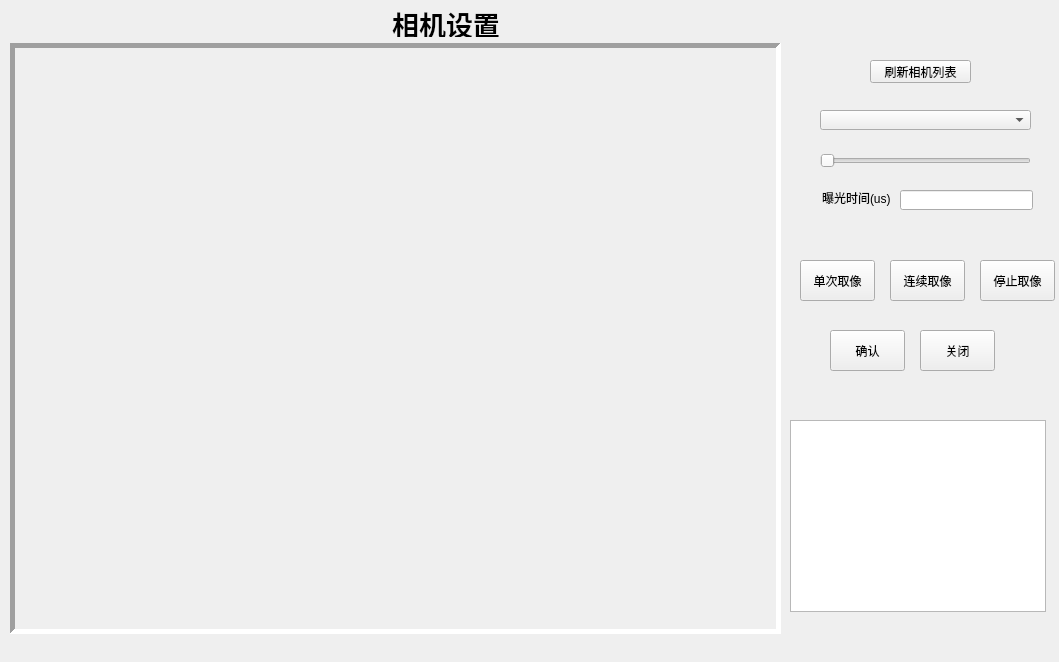
<?xml version="1.0" encoding="UTF-8"?>
<ui version="4.0">
 <class>CameraSettingsWidget</class>
 <widget class="QWidget" name="CameraSettingsWidget">
  <property name="geometry">
   <rect>
    <x>0</x>
    <y>0</y>
    <width>1059</width>
    <height>662</height>
   </rect>
  </property>
  <property name="windowTitle">
   <string>Camera Settings</string>
  </property>
  <widget class="QTextEdit" name="textEdit">
   <property name="geometry">
    <rect>
     <x>790</x>
     <y>420</y>
     <width>256</width>
     <height>192</height>
    </rect>
   </property>
   <property name="sizePolicy">
    <sizepolicy hsizetype="Minimum" vsizetype="Minimum">
     <horstretch>0</horstretch>
     <verstretch>0</verstretch>
    </sizepolicy>
   </property>
  </widget>
  <widget class="QPushButton" name="pushButton_13">
   <property name="geometry">
    <rect>
     <x>890</x>
     <y>260</y>
     <width>75</width>
     <height>41</height>
    </rect>
   </property>
   <property name="cursor">
    <cursorShape>PointingHandCursor</cursorShape>
   </property>
   <property name="text">
    <string>连续取像</string>
   </property>
  </widget>
  <widget class="QPushButton" name="pushButton">
   <property name="geometry">
    <rect>
     <x>800</x>
     <y>260</y>
     <width>75</width>
     <height>41</height>
    </rect>
   </property>
   <property name="cursor">
    <cursorShape>PointingHandCursor</cursorShape>
   </property>
   <property name="text">
    <string>单次取像</string>
   </property>
  </widget>
  <widget class="QPushButton" name="pushButton_14">
   <property name="geometry">
    <rect>
     <x>980</x>
     <y>260</y>
     <width>75</width>
     <height>41</height>
    </rect>
   </property>
   <property name="cursor">
    <cursorShape>PointingHandCursor</cursorShape>
   </property>
   <property name="text">
    <string>停止取像</string>
   </property>
  </widget>
  <widget class="QPushButton" name="pushButton_2">
   <property name="geometry">
    <rect>
     <x>870</x>
     <y>60</y>
     <width>101</width>
     <height>23</height>
    </rect>
   </property>
   <property name="cursor">
    <cursorShape>PointingHandCursor</cursorShape>
   </property>
   <property name="text">
    <string>刷新相机列表</string>
   </property>
  </widget>
  <widget class="QSlider" name="horizontalSlider">
   <property name="geometry">
    <rect>
     <x>820</x>
     <y>150</y>
     <width>211</width>
     <height>22</height>
    </rect>
   </property>
   <property name="cursor">
    <cursorShape>PointingHandCursor</cursorShape>
   </property>
   <property name="orientation">
    <enum>Qt::Horizontal</enum>
   </property>
  </widget>
  <widget class="QComboBox" name="comboBox">
   <property name="geometry">
    <rect>
     <x>820</x>
     <y>110</y>
     <width>211</width>
     <height>20</height>
    </rect>
   </property>
   <property name="cursor">
    <cursorShape>PointingHandCursor</cursorShape>
   </property>
  </widget>
  <widget class="QLabel" name="label">
   <property name="geometry">
    <rect>
     <x>10</x>
     <y>43</y>
     <width>771</width>
     <height>591</height>
    </rect>
   </property>
   <property name="sizePolicy">
    <sizepolicy hsizetype="Expanding" vsizetype="Expanding">
     <horstretch>0</horstretch>
     <verstretch>0</verstretch>
    </sizepolicy>
   </property>
   <property name="frameShape">
    <enum>QFrame::Panel</enum>
   </property>
   <property name="frameShadow">
    <enum>QFrame::Sunken</enum>
   </property>
   <property name="lineWidth">
    <number>5</number>
   </property>
   <property name="text">
    <string/>
   </property>
  </widget>
  <widget class="QLabel" name="label_2">
   <property name="geometry">
    <rect>
     <x>390</x>
     <y>10</y>
     <width>112</width>
     <height>27</height>
    </rect>
   </property>
   <property name="font">
    <font>
     <pointsize>20</pointsize>
     <weight>75</weight>
     <bold>true</bold>
    </font>
   </property>
   <property name="text">
    <string>相机设置</string>
   </property>
   <property name="alignment">
    <set>Qt::AlignCenter</set>
   </property>
  </widget>
  <widget class="QLabel" name="label_19">
   <property name="geometry">
    <rect>
     <x>822</x>
     <y>190</y>
     <width>72</width>
     <height>16</height>
    </rect>
   </property>
   <property name="cursor">
    <cursorShape>PointingHandCursor</cursorShape>
   </property>
   <property name="text">
    <string>曝光时间(us)</string>
   </property>
  </widget>
  <widget class="QLineEdit" name="lineEdit_14">
   <property name="geometry">
    <rect>
     <x>900</x>
     <y>190</y>
     <width>133</width>
     <height>20</height>
    </rect>
   </property>
   <property name="cursor">
    <cursorShape>PointingHandCursor</cursorShape>
   </property>
  </widget>
  <widget class="QPushButton" name="pushButton_15">
   <property name="geometry">
    <rect>
     <x>920</x>
     <y>330</y>
     <width>75</width>
     <height>41</height>
    </rect>
   </property>
   <property name="cursor">
    <cursorShape>PointingHandCursor</cursorShape>
   </property>
   <property name="text">
    <string>关闭</string>
   </property>
  </widget>
  <widget class="QPushButton" name="pushButton_16">
   <property name="geometry">
    <rect>
     <x>830</x>
     <y>330</y>
     <width>75</width>
     <height>41</height>
    </rect>
   </property>
   <property name="cursor">
    <cursorShape>PointingHandCursor</cursorShape>
   </property>
   <property name="text">
    <string>确认</string>
   </property>
  </widget>
 </widget>
 <resources/>
 <connections/>
</ui>
